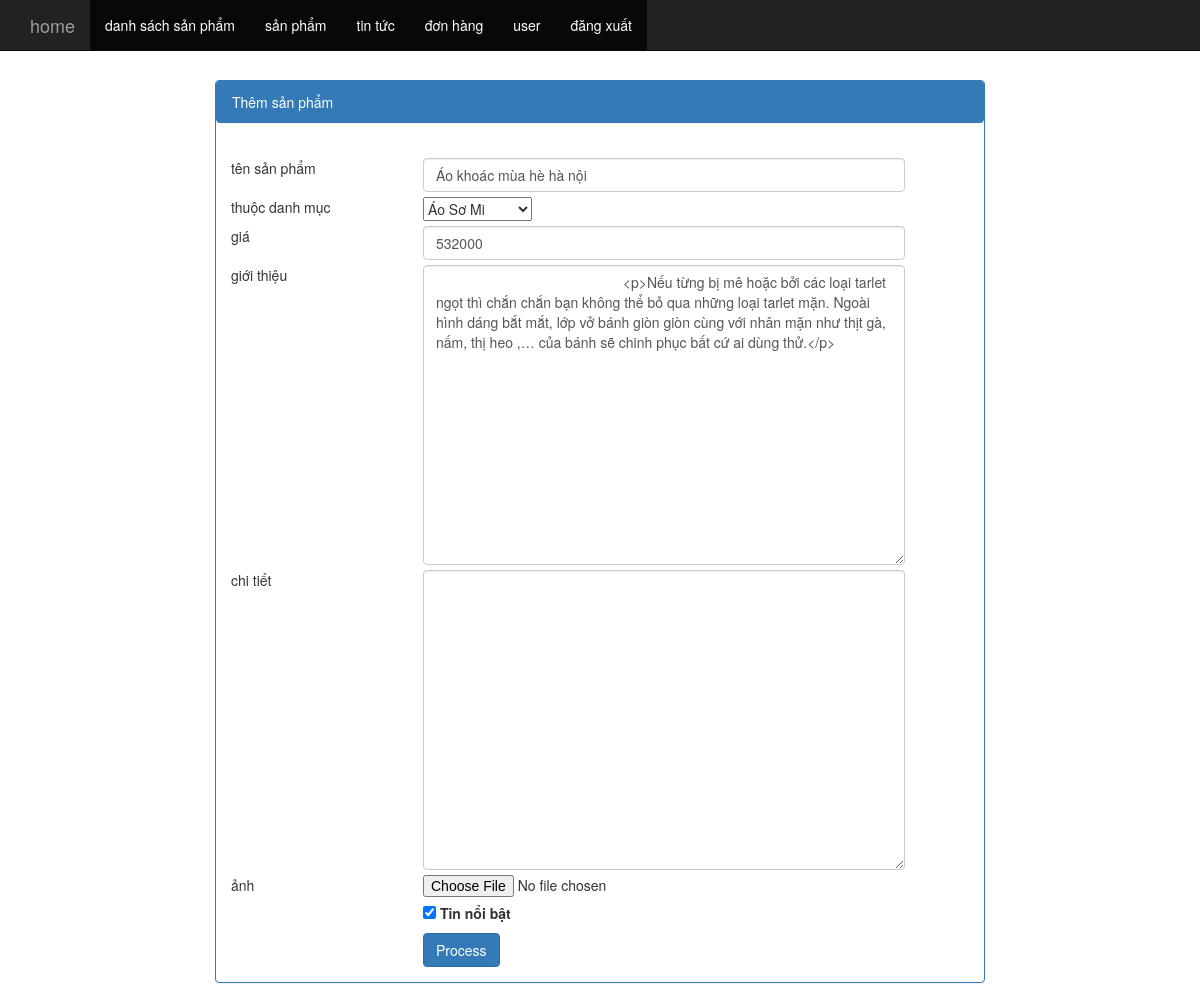
/admin/index.php?controller=add_edit_product&act=edit&id=6 (signed in), run on the app's committed database.
### tables this page shows
CREATE TABLE `tbl_book` (
  `pk_book_id` int(11) NOT NULL,
  `fk_category_book_id` int(11) NOT NULL,
  `c_name` varchar(500) NOT NULL,
  `c_description` varchar(4000) NOT NULL,
  `c_content` text NOT NULL,
  `c_img` varchar(500) NOT NULL,
  `c_sapxuatban` int(11) NOT NULL DEFAULT '0',
  `c_price` float NOT NULL
);

CREATE TABLE `tbl_category_book` (
  `pk_category_book_id` int(11) NOT NULL,
  `c_name` varchar(200) NOT NULL
);

### application/model.php (called while the page is built, shortened)
<?php
class model
{
	public function fetch($sql){
			global $con;
			$result = mysqli_query($con,$sql);
			$arr = array();
			while($rows = mysqli_fetch_array($result))
				$arr[] = $rows;
			return $arr;
		}
	public function fetch_one($sql){
			global $con;
			$result = mysqli_query($con,$sql);
			$rows = mysqli_fetch_array($result);
			return $rows;
		}
}
?>

### application/controller.php (called while the page is built, shortened)
<?php
class controller{
	public function __construct()
	{
		$this->model=new model();
	}
}
?>

### admin/view/view_add_edit_product.php (the view, shortened to what this page needs)
<div class="col-md-8 col-xs-offset-2">
	<div class="panel panel-primary">
		<div class="panel panel-heading">Thêm sản phẩm</div>
		<div class="panel-body">
			<form method="post" action=" <?php echo $form_control ?>" enctype="multipart/form-data">
				<div class="row">
					<div class="col-md-3">tên sản phẩm</div>
					<div class="col-md-8">
						<input type="text" name="c_name"  value="<?php echo isset($arr["c_name"])?$arr["c_name"]:""?>" class="form-control">
					</div>
				</div>
				<div class="row" style="margin-top: 5px;">
					<div class="col-md-3">thuộc danh mục</div>
					<div class="col-md-8">
						<select name="fk_category_book_id">
						<?php
						$category=$this->model->fetch("select * from tbl_category_book");
						foreach($category as $rows_category)
						{
						?>
							<option <?php echo isset($arr["fk_category_book_id"]) &&$rows_category["pk_category_book_id"]==$arr["fk_category_book_id"]?"selected":""?> value="<?php echo $rows_category["pk_category_book_id"]?>"><?php echo $rows_category["c_name"]?></option>
							<?php } ?>
						</select>
					</div>
				</div>
					<div class="row" style="margin-top: 5px;">
					<div class="col-md-3">giá</div>
					<div class="col-md-8">
						<input type="number" name="c_price" class="form-control" value="<?php echo isset($arr["c_price"])?$arr["c_price"]:""?>">
					</div>
				</div>
				<div class="row" style="margin-top: 5px;">
					<div class="col-md-3">giới thiệu</div>
					<div class="col-md-8">
						<textarea name="c_description" class="form-control" style="height:300px;">
						<?php
							echo isset($arr["c_description"])?$arr["c_description"]:"";
						?>
					</textarea>
					</div>
				</div>
				<div class="row" style="margin-top: 5px;">
					<div class="col-md-3">chi tiết</div>
					<div class="col-md-8">
						<textarea name="c_content" class="form-control" style="height:300px;">
						<?php
						echo isset($arr["c_content"])?$arr["c_content"]:"";
						?>
					</textarea>
					</div>
				</div>
				<div class="row" style="margin-top: 5px;">
					<div class="col-md-3">ảnh</div>
					<div class="col-md-8">
						<input type="file" name="c_img">
					</div>
				</div>
				<div class="row" style="margin-top: 5px;">
					<div class="col-md-3"></div>
					<div class="col-md-8">
						<input type="checkbox" <?php echo isset($arr["c_sapxuatban"])&&$arr["c_sapxuatban"]==1? "checked":""?> name="c_sapxuatban" id="c_sapxuatban"> <label for="c_sapxuatban">Tin nổi bật</label>
					</div>
				</div>
				<div class="row" style="margin-top:5px;">
				<div class="col-md-3"></div>
				<div class="col-md-9">
					<input type="submit" class="btn btn-primary" value="Process">
				</div>
			</div>
			</form>
		</div>
	</div>
</div>

### data on the page
tbl_book: c_name "Áo khoác mùa hè hà nội", fk_category_book_id "Áo Sơ Mi", c_price "532000", c_description "<p>Nếu từng bị mê hoặc bởi các loại tarlet ngọt thì chắn chắn bạn không thể bỏ qua những loại tarlet mặn. Ngoài hình dáng bắt mắt, lớp vở bánh giòn giòn cùng với nhân mặn như thịt gà, nấm, thị heo ,… của bánh sẽ chinh phục bất cứ ai dùng thử.</p>", c_sapxuatban "☑"
